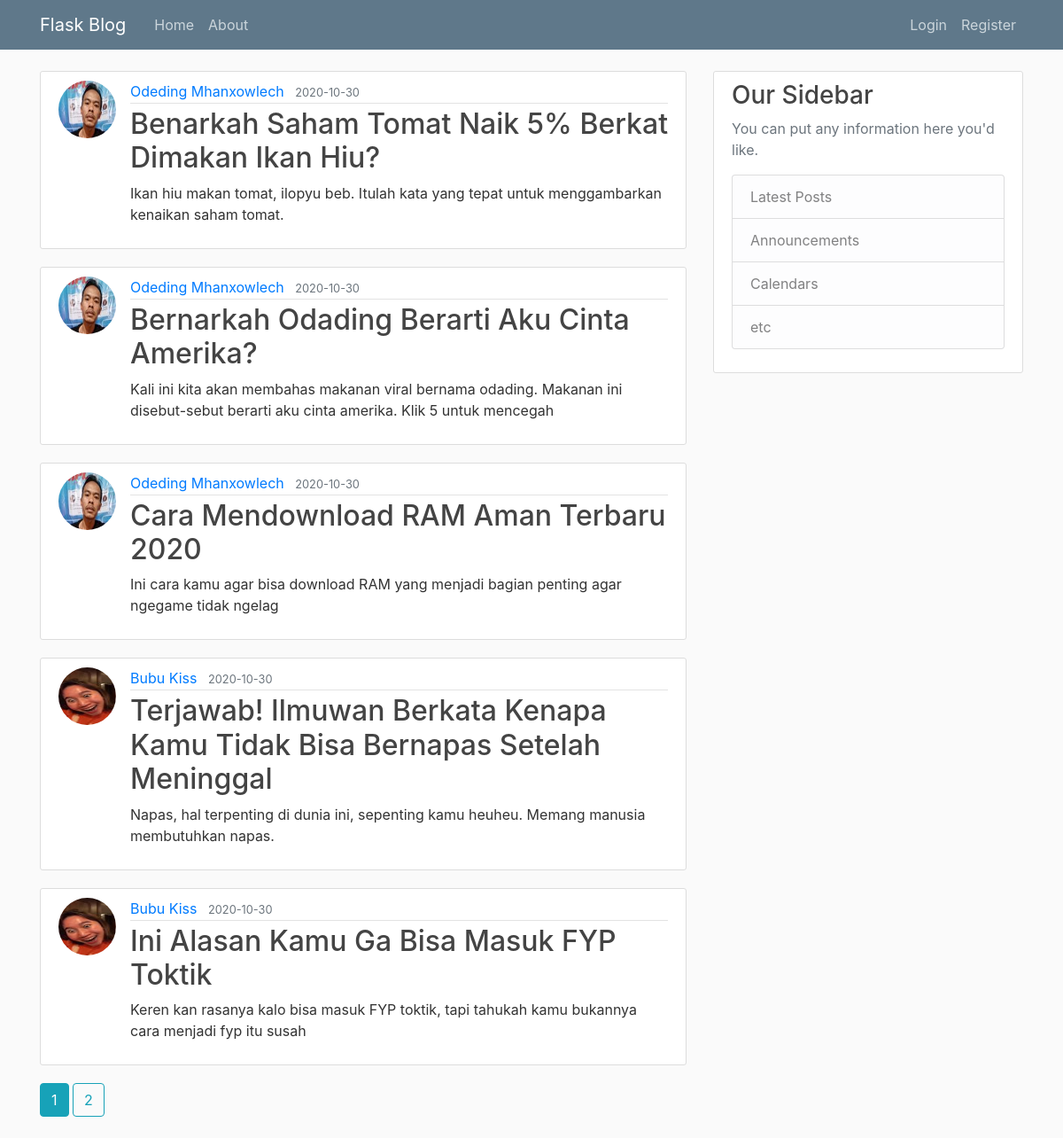
The page /home on the database its author committed.
### models.py (models this page shows, shortened)
class Post(db.Model) :
    id = db.Column(db.Integer, primary_key=True)
    title = db.Column(db.String(100), nullable=False)
    date_posted = db.Column(db.DateTime, nullable=False, default=datetime.utcnow)
    content = db.Column(db.Text, nullable=False)
    user_id = db.Column(db.Integer, db.ForeignKey('user.id'), nullable=False)

class User(db.Model, UserMixin) :
    id = db.Column(db.Integer, primary_key =True)
    username = db.Column(db.String(20), unique=True, nullable=False)
    email = db.Column(db.String(120), unique=True, nullable=False)
    image_file = db.Column(db.String(20), nullable=False, default='default.jpg')
    password = db.Column(db.String(60), nullable=False)
    posts = db.relationship('Post', backref='author', lazy=True)

### flaskblog.py (the view)
@app.route('/')
@app.route('/home')
def home():
    page = request.args.get('page', 1, type=int)
    posts = Post.query.order_by(Post.date_posted.desc()).paginate(page=page, per_page=5)
    return render_template('home.html', posts=posts)

### templates/home.html
{% extends "layout.html" %}
{% block content %}
    {% for post in posts.items %}
        <article class="media content-section">
          <img class="rounded-circle article-img" src="{{ url_for('static', filename='profile_pics/' + post.author.image_file) }}">
          <div class="media-body">
            <div class="article-metadata">
              <a class="mr-2" href="{{ url_for('user_posts', username=post.author.username) }}">{{ post.author.username }}</a>
              <small class="text-muted">{{ post.date_posted.strftime('%Y-%m-%d') }}</small>
            </div>
            <h2><a class="article-title" href="{{ url_for('post', post_id=post.id) }}">{{ post.title }}</a></h2>
            <p class="article-content">{{ post.content }}</p>
          </div>
        </article>
    {% endfor %}
    {% for page_num in posts.iter_pages(left_edge=1, right_edge=1, left_current=1, right_current=2) %}
      {% if page_num %}
        {% if posts.page == page_num %}
          <a class="btn btn-info mb-4" href="{{ url_for('home', page=page_num) }}">{{ page_num }}</a>
        {% else %}
          <a class="btn btn-outline-info mb-4" href="{{ url_for('home', page=page_num) }}">{{ page_num }}</a>
        {% endif %}
      {% else %}
        ...
      {% endif %}
    {% endfor %}
{% endblock content %}

### templates/layout.html (shortened to what this page needs)
<!DOCTYPE html>
<html>
<head>
    <link rel="stylesheet" href="https://maxcdn.bootstrapcdn.com/bootstrap/4.0.0/css/bootstrap.min.css">
    <link rel="stylesheet" type="text/css" href="{{ url_for('static', filename='main.css') }}">
</head>
<body>
    <header class="site-header">
      <nav class="navbar navbar-expand-md navbar-dark bg-steel fixed-top">
        <div class="container">
          <a class="navbar-brand mr-4" href="/">Flask Blog</a>
          <div class="collapse navbar-collapse" id="navbarToggle">
            <div class="navbar-nav mr-auto">
              <a class="nav-item nav-link" href="{{ url_for('home') }}">Home</a>
              <a class="nav-item nav-link" href="{{ url_for('about') }}">About</a>
            </div>
            <div class="navbar-nav">
              {% if current_user.is_authenticated %}
                  <a class="nav-item nav-link" href="{{ url_for('new_post') }}">New Post</a>
                  <a class="nav-item nav-link" href="{{ url_for('account') }}">Account</a>
                  <a class="nav-item nav-link" href="{{ url_for('logout') }}">Logout</a>
              {% else %}
                  <a class="nav-item nav-link" href="{{ url_for('login') }}">Login</a>
                  <a class="nav-item nav-link" href="{{ url_for('register') }}">Register</a>
              {% endif %}
            </div>
          </div>
        </div>
      </nav>
    </header>
    <main role="main" class="container">
      <div class="row">
        <div class="col-md-8">
          {% block content %}{% endblock %}
        </div>
        <div class="col-md-4">
          <div class="content-section">
            <h3>Our Sidebar</h3>
            <p class='text-muted'>You can put any information here you'd like.
              <ul class="list-group">
                <li class="list-group-item list-group-item-light">Latest Posts</li>
                <li class="list-group-item list-group-item-light">Announcements</li>
                <li class="list-group-item list-group-item-light">Calendars</li>
                <li class="list-group-item list-group-item-light">etc</li>
              </ul>
            </p>
          </div>
        </div>
      </div>
    </main>
</body>
</html>

### static/main.css (style rules this page uses)
body { background: #fafafa; color: #333333; margin-top: 5rem; }
h1, h2, h3, h4, h5, h6 { color: #444444; }
.bg-steel { background-color: #5f788a; }
.site-header .navbar-nav .nav-link { color: #cbd5db; }
.content-section { background: #ffffff; padding: 10px 20px; border: 1px solid #dddddd; border-radius: 3px; margin-bottom: 20px; }
.article-title { color: #444444; }
.article-content { white-space: pre-line; }
.article-img { height: 65px; width: 65px; margin-right: 16px; }
.article-metadata { padding-bottom: 1px; margin-bottom: 4px; border-bottom: 1px solid #e3e3e3 }

### rows shown on the page
Post: image_file (picture), author.username "Odeding Mhanxowlech", date_posted "2020-10-30", title "Benarkah Saham Tomat Naik 5% Berkat Dimakan Ikan Hiu?", content "Ikan hiu makan tomat, ilopyu beb. Itulah kata yang tepat untuk menggambarkan kenaikan saham tomat."
Post: image_file (picture), author.username "Odeding Mhanxowlech", date_posted "2020-10-30", title "Bernarkah Odading Berarti Aku Cinta Amerika?", content "Kali ini kita akan membahas makanan viral bernama odading. Makanan ini disebut-sebut berarti aku cinta amerika. Klik 5 untuk mencegah"
Post: image_file (picture), author.username "Odeding Mhanxowlech", date_posted "2020-10-30", title "Cara Mendownload RAM Aman Terbaru 2020", content "Ini cara kamu agar bisa download RAM yang menjadi bagian penting agar ngegame tidak ngelag"
Post: image_file (picture), author.username "Bubu Kiss", date_posted "2020-10-30", title "Terjawab! Ilmuwan Berkata Kenapa Kamu Tidak Bisa Bernapas Setelah Meninggal", content "Napas, hal terpenting di dunia ini, sepenting kamu heuheu. Memang manusia membutuhkan napas."
Post: image_file (picture), author.username "Bubu Kiss", date_posted "2020-10-30", title "Ini Alasan Kamu Ga Bisa Masuk FYP Toktik", content "Keren kan rasanya kalo bisa masuk FYP toktik, tapi tahukah kamu bukannya cara menjadi fyp itu susah"

### other values the page prints
{{ page_num }} "1"
{{ page_num }} "2"
